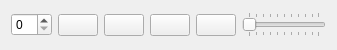
     <widget class="QWidget" name="widget_Animation" native="true">
      <property name="maximumSize">
       <size>
        <width>16777215</width>
        <height>50</height>
       </size>
      </property>
      <layout class="QHBoxLayout" name="horizontalLayout">
       <item>
        <widget class="QSpinBox" name="Timer_animation"/>
       </item>
       <item>
        <widget class="QPushButton" name="Button_backward">
         <property name="text">
          <string/>
         </property>
         <property name="icon">
          <iconset resource="icons.qrc">
           <normaloff>:/icons/backward.png</normaloff>:/icons/backward.png</iconset>
         </property>
         <property name="iconSize">
          <size>
           <width>40</width>
           <height>40</height>
          </size>
         </property>
        </widget>
       </item>
       <item>
        <widget class="QPushButton" name="Button_pause">
         <property name="text">
          <string/>
         </property>
         <property name="icon">
          <iconset resource="icons.qrc">
           <normaloff>:/icons/pause.png</normaloff>:/icons/pause.png</iconset>
         </property>
         <property name="iconSize">
          <size>
           <width>45</width>
           <height>45</height>
          </size>
         </property>
        </widget>
       </item>
       <item>
        <widget class="QPushButton" name="Button_play">
         <property name="text">
          <string/>
         </property>
         <property name="icon">
          <iconset resource="icons.qrc">
           <normaloff>:/icons/play.png</normaloff>:/icons/play.png</iconset>
         </property>
         <property name="iconSize">
          <size>
           <width>45</width>
           <height>45</height>
          </size>
         </property>
        </widget>
       </item>
       <item>
        <widget class="QPushButton" name="Button_forward">
         <property name="text">
          <string/>
         </property>
         <property name="icon">
          <iconset resource="icons.qrc">
           <normaloff>:/icons/forward.png</normaloff>:/icons/forward.png</iconset>
         </property>
         <property name="iconSize">
          <size>
           <width>40</width>
           <height>40</height>
          </size>
         </property>
        </widget>
       </item>
       <item>
        <widget class="QSlider" name="horizontalSlider_animation">
         <property name="mouseTracking">
          <bool>true</bool>
         </property>
         <property name="orientation">
          <enum>Qt::Horizontal</enum>
         </property>
         <property name="tickPosition">
          <enum>QSlider::TicksBothSides</enum>
         </property>
        </widget>
       </item>
      </layout>
     </widget>
